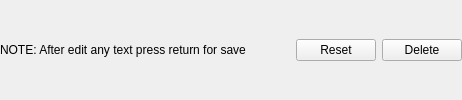
     <widget class="QFrame" name="frame_9">
      <property name="sizePolicy">
       <sizepolicy hsizetype="Preferred" vsizetype="Fixed">
        <horstretch>0</horstretch>
        <verstretch>0</verstretch>
       </sizepolicy>
      </property>
      <property name="frameShape">
       <enum>QFrame::NoFrame</enum>
      </property>
      <property name="frameShadow">
       <enum>QFrame::Plain</enum>
      </property>
      <layout class="QGridLayout" name="gridLayout_15">
       <property name="leftMargin">
        <number>0</number>
       </property>
       <property name="topMargin">
        <number>0</number>
       </property>
       <property name="rightMargin">
        <number>0</number>
       </property>
       <property name="bottomMargin">
        <number>0</number>
       </property>
       <property name="verticalSpacing">
        <number>0</number>
       </property>
       <item row="0" column="3">
        <widget class="QPushButton" name="btn_delete">
         <property name="text">
          <string>Delete</string>
         </property>
        </widget>
       </item>
       <item row="0" column="0">
        <widget class="QLabel" name="note_label">
         <property name="sizePolicy">
          <sizepolicy hsizetype="Preferred" vsizetype="Fixed">
           <horstretch>0</horstretch>
           <verstretch>0</verstretch>
          </sizepolicy>
         </property>
         <property name="text">
          <string>NOTE: After edit any text press return for save </string>
         </property>
        </widget>
       </item>
       <item row="0" column="1">
        <spacer name="horizontalSpacer_3">
         <property name="orientation">
          <enum>Qt::Horizontal</enum>
         </property>
         <property name="sizeHint" stdset="0">
          <size>
           <width>40</width>
           <height>20</height>
          </size>
         </property>
        </spacer>
       </item>
       <item row="0" column="2">
        <widget class="QPushButton" name="btn_default">
         <property name="text">
          <string>Reset</string>
         </property>
        </widget>
       </item>
      </layout>
     </widget>
